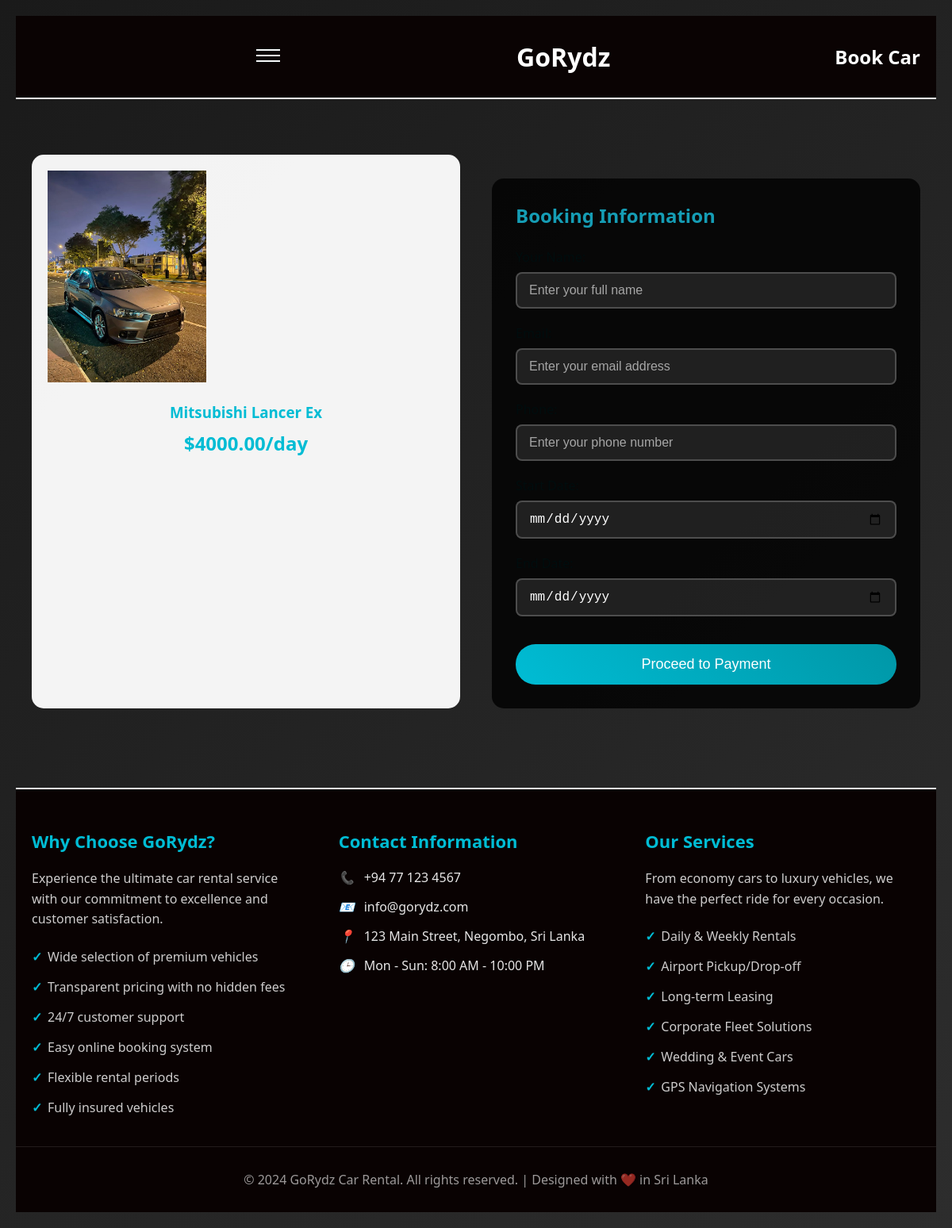
Screenshot of /car/1/book/ with the database file from the repository.
### cars/models.py (models this page shows, shortened)
class Car(models.Model):
    name = models.CharField(max_length=100)
    brand = models.CharField(max_length=50)
    year = models.IntegerField()
    seats = models.IntegerField(help_text="Number of seats in the car")
    location = models.CharField(max_length=200, help_text="Where the car is located")
    price_per_day = models.DecimalField(max_digits=10, decimal_places=2)
    description = models.TextField()
    main_image = models.ImageField(upload_to='cars/')
    available = models.BooleanField(default=True)
    created_at = models.DateTimeField(auto_now_add=True)

### cars/views.py (the view, shortened to what this page needs)
# urls.py: path('car/<int:car_id>/book/', views.book_car, name='book_car'),
def book_car(request, car_id):
    car = get_object_or_404(Car, id=car_id)
    return render(request, "cars/book_car.html", {"car": car})

### templates/cars/book_car.html (shortened to what this page needs)
{% extends 'cars/base.html' %}
{% block page_title %}Book Car{% endblock %}
{% block content %}
<div class="detail-grid">
    <div class="detail-images">
        <img src="{{ car.main_image.url }}" alt="{{ car.name }}" style="width: 200px; height: auto;">
        <div style="text-align: center; margin-top: 20px;">
            <h3 style="color: #00bcd4;">{{ car.brand }} {{ car.name }}</h3>
            <p style="font-size: 24px; color: #00bcd4; font-weight: bold; margin-top: 10px;">
                ${{ car.price_per_day }}/day
            </p>
        </div>
    </div>
    <div class="form-container">
        <h2 style="color: #159db5ff; margin-bottom: 25px;">Booking Information</h2>
        <form method="post">
            <div class="form-group">
                <label>Your Name:</label>
                <input type="text" name="customer_name" placeholder="Enter your full name" required>
            </div>
            <div class="form-group">
                <label>Email:</label>
                <input type="email" name="customer_email" placeholder="Enter your email address" required>
            </div>
            <div class="form-group">
                <label>Phone:</label>
                <input type="tel" name="customer_phone" placeholder="Enter your phone number" required>
            </div>
            <div class="form-group">
                <label>Start Date:</label>
                <input type="date" name="start_date" required>
            </div>
            <div class="form-group">
                <label>End Date:</label>
                <input type="date" name="end_date" required>
            </div>
            <button type="submit" class="btn" style="width: 100%; font-size: 18px; padding: 15px;">
                Proceed to Payment
            </button>
        </form>
    </div>
</div>
{% endblock %}

### templates/cars/base.html (style rules this page uses)
* { margin: 0; padding: 0px; box-sizing: border-box; }
body { font-family: 'Segoe UI', Tahoma, Geneva, Verdana, sans-serif; background: linear-gradient(135deg, #1a1a1a 0%, #2d2d2d 100%); color: white; min-height: 100vh; padding: 20px; }
.btn { background: linear-gradient(45deg, #00bcd4, #0097a7); color: white; padding: 12px 25px; text-decoration: none; border-radius: 25px; display: inline-block; margin-top: 15px; transition: all 0.3s ease; border: none; cursor: pointer; font-size: 16px; }
.detail-grid { display: grid; grid-template-columns: 1fr 1fr; gap: 40px; margin-top: 30px; }
.detail-images { background: rgba(255, 255, 255, 0.95); border-radius: 15px; padding: 20px; }
.form-container { background: rgba(0, 0, 0, 0.8); border-radius: 15px; padding: 30px; margin-top: 30px; }
.form-group { margin-bottom: 20px; }
.form-group label { display: block; margin-bottom: 8px; color: #010d0eff; font-weight: 500; }
.form-group input, .form-group textarea { width: 100%; padding: 12px 15px; border: 2px solid rgba(255, 255, 255, 0.2); border-radius: 8px; background: rgba(255, 255, 255, 0.1); color: white; font-size: 16px; transition: border-color 0.3s ease; }
.form-group input::placeholder { color: rgba(255, 255, 255, 0.6); }

### rows the page displays
Car: main_image (picture), brand "Mitsubishi", name "Lancer Ex", price_per_day "4000.00"
